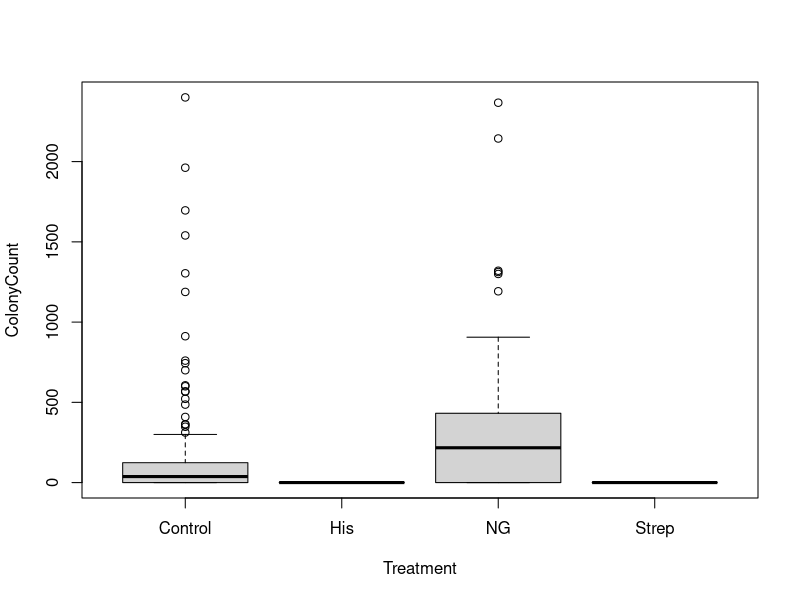
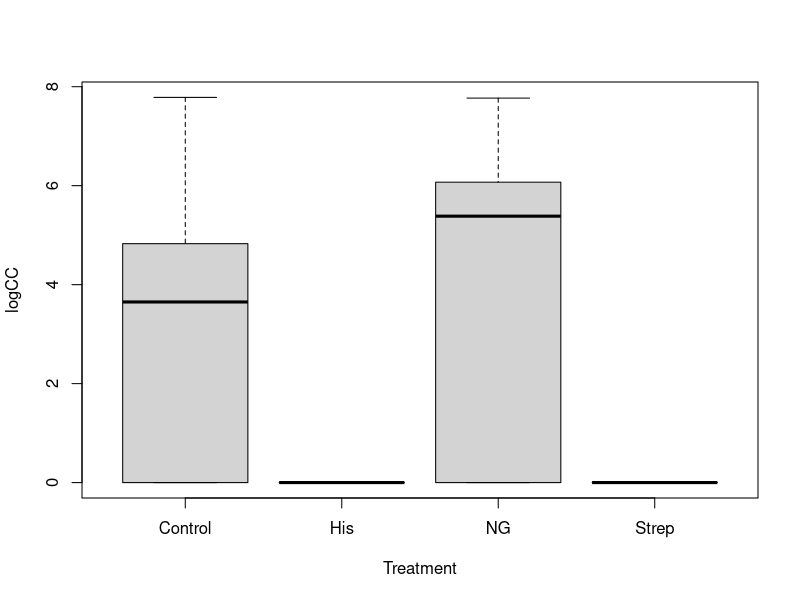

These charts were generated, in order, by the following R code: (Note: this script raises an error after producing the figures.)
# GENErALISED LINEAr MODELS

# 1) Load the data
colonies <- read.csv("../data/prac_data.csv")
str(colonies)

# 2) Look at all the data
boxplot(ColonyCount ~ Treatment, data=colonies)

colonies$logCC <- log(colonies$ColonyCount + 1)
boxplot(logCC ~ Treatment, data=colonies)

# 3) Check the variation i colony count across treatments
tapply(colonies$ColonyCount, colonies$Treatment, min, na.rm=TrUE)
tapply(colonies$ColonyCount, colonies$Treatment, max, na.rm=TrUE)

# 4) Subset the data down to control and NG
coloniesCN <- subset(colonies, Treatment %in% c('Control', 'NG'))
str(coloniesCN)
# remove the unused levels
coloniesCN <- droplevels(coloniesCN)
str(coloniesCN)

# 5) Look at the strains by treament
library(lattice)
bwplot(logCC ~ Strain | Treatment, data=coloniesCN)

# alternatively, get a barplot
tab <- tapply(coloniesCN$ColonyCount, list(coloniesCN$Treatment,
	          coloniesCN$Strain), mean, na.rm=TrUE)
barplot(tab, beside=TrUE)

# 6) A test linear model
modLM <- lm(logCC ~ Strain * Treatment, data=coloniesCN)
par(mfrow=c(2,2))
plot(modLM)

# 7) A Poisson glm
modPois <- glm(ColonyCount ~ Strain * Treatment, data=coloniesCN, family='poisson')
summary(modPois)

par(mfrow=c(2,2))
plot(modPois)

# 8) A quasipoisson glm
modQPois <- glm(ColonyCount ~ Strain * Treatment, data=coloniesCN, family='quasipoisson')
summary(modQPois)
anova(modQPois, test='F')
plot(modQPois)

# 9) Simplification?
drop.scope(modQPois)
modQPois2 <- update(modQPois, . ~ . - Strain:Treatment)
anova(modQPois, modQPois2, test='F')

# 10) predictions
df <- expand.grid(Strain=levels(coloniesCN$Strain), 
                  Treatment=levels(coloniesCN$Treatment))
predict(modQPois, newdata=df, type='response')


# 10) halo

table(Halo=colonies$HaloLawn, Strain=colonies$Strain, Treatment=colonies$Treatment)


